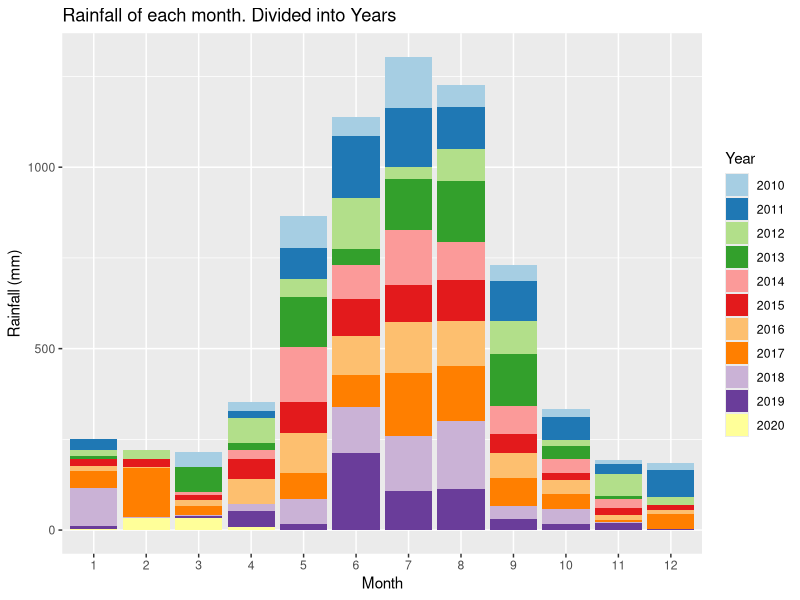
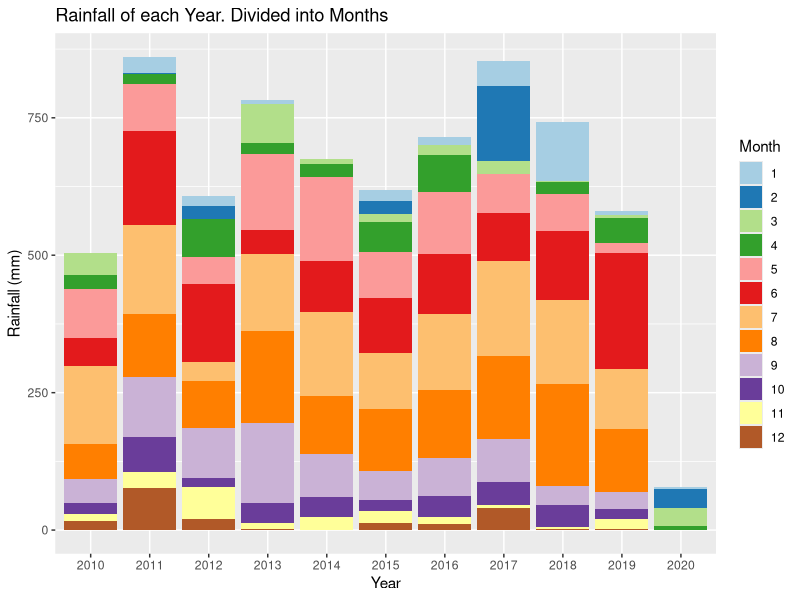
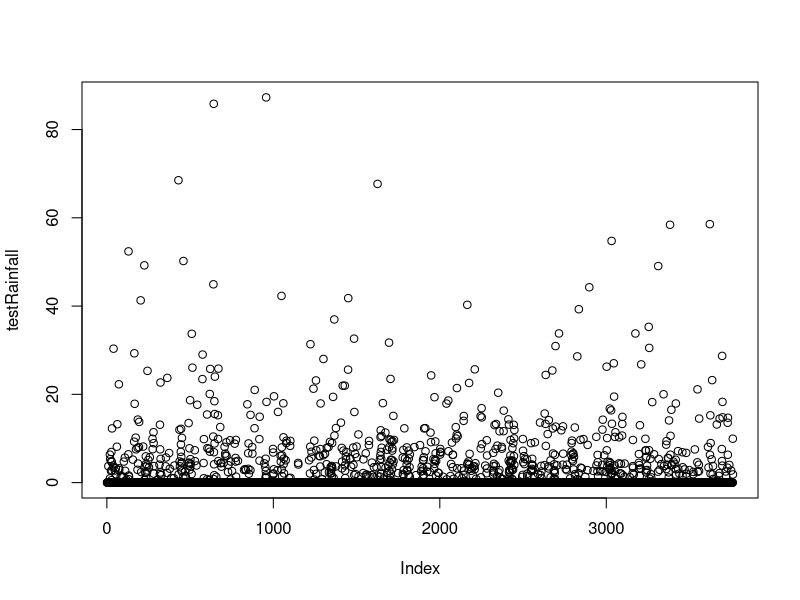
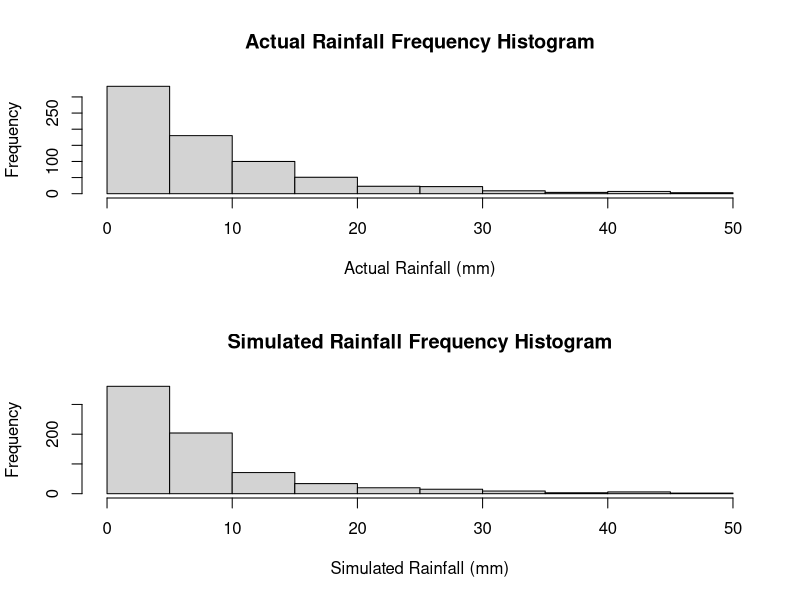
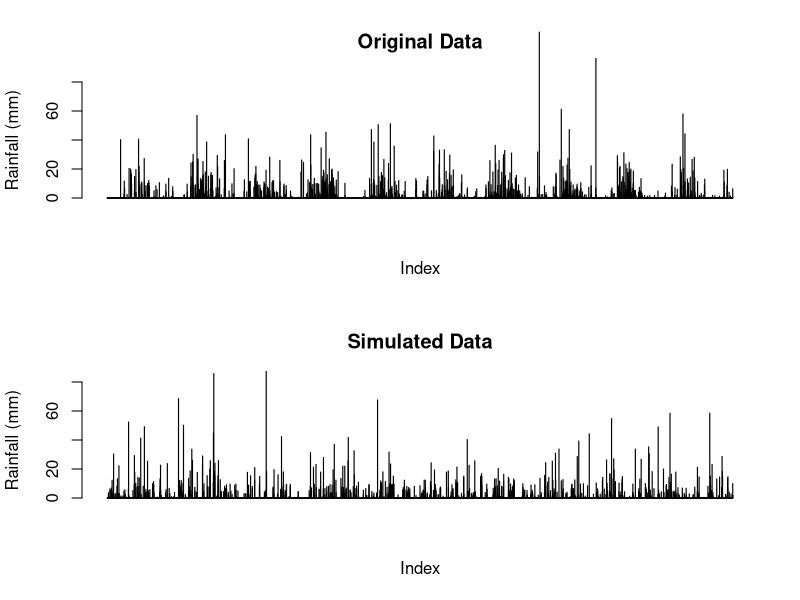
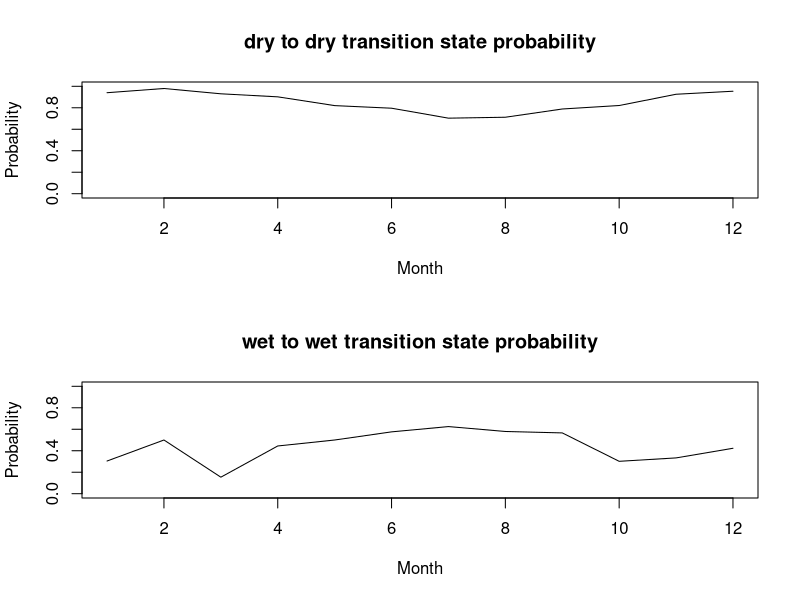
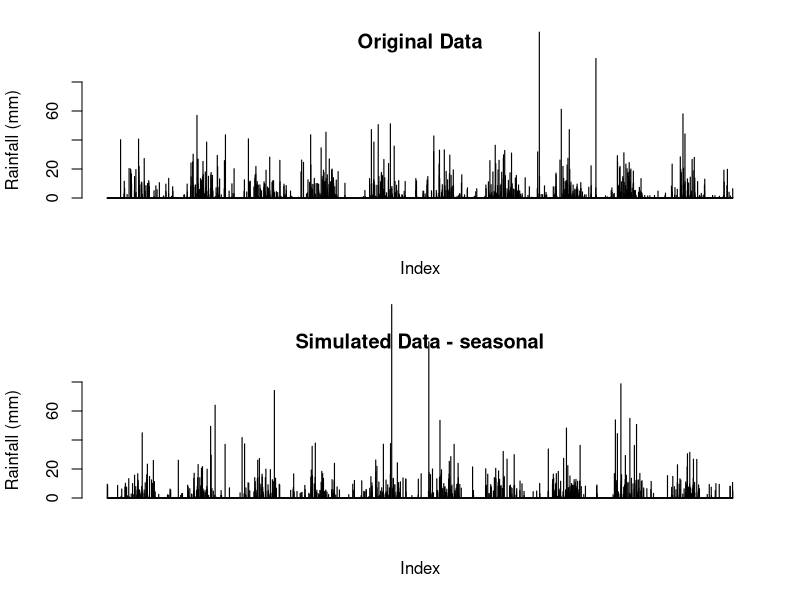
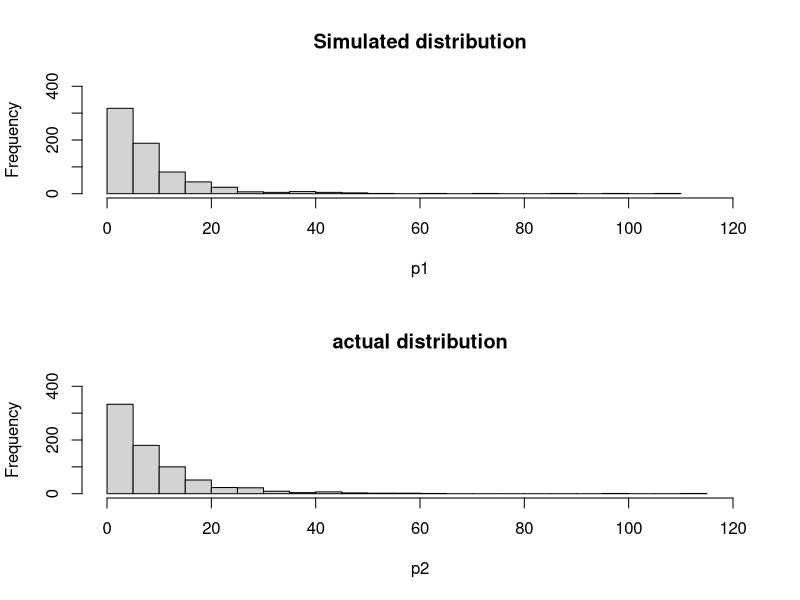

Generate these figures, in order, with R:
## ---- chunk 1
knitr::opts_chunk$set(echo = TRUE)
## ---- chunk 2
print('test')
## ---- chunk 3
data <-  read.csv("IDCJAC0009_009225_1800_Data.csv")
weather_data <- data
weather_data <- weather_data[which(is.na(weather_data$Rainfall.amount..millimetres.) == FALSE),]
## ---- chunk 4
range(weather_data$Year)
unique(weather_data$Bureau.of.Meteorology.station.number)
unique(weather_data$Product.code)
## ---- chunk 5
table(weather_data$Year, weather_data$Quality)
## ---- chunk 6
weather_data$date <- do.call(paste, c(weather_data[c("Day", "Month", "Year")], sep = "-"))
## ---- chunk 7
state <- function(x){
  stateList <- c()
  for(ii in 1:length(x)){
    if(x[ii] < 1){
      stateList <- c(stateList, "dry")
    }
    if(x[ii] >= 1){
      stateList <- c(stateList, "wet")
    }
  }
  return(stateList)
}
weather_data$state <- state(weather_data$Rainfall.amount..millimetres.)
## ---- chunk 8
transitionState <- function(x){
  transitionStateList <- c('') #can't find transition state of first observation
  for(i in 2:length(x)){
    if(x[i] == "dry"){
      if (x[i-1] == "dry"){
        transitionStateList <- c(transitionStateList, "DryToDry")
      }
      else {
        transitionStateList <- c(transitionStateList, "WetToDry")
      }
    }
    if(x[i] == "wet"){
      if (x[i-1] == "dry"){
        transitionStateList <- c(transitionStateList, "DryToWet")
      }
      else {
        transitionStateList <- c(transitionStateList, "WetToWet")
      }
    }
  }
  return(transitionStateList)
}
weather_data$transitionState <- transitionState(weather_data$state)
## ---- chunk 9
train_data <- subset(weather_data, Year >= 2010)
library(ggplot2)
library(RColorBrewer)
# some plots of rainfall data grouped by year and month

ggplot(train_data, aes(x = factor(Month), y = train_data$Rainfall.amount..millimetres., fill = factor(Year))) + 
  geom_bar(stat = "identity") + 
  scale_fill_brewer(palette = "Paired") + 
  xlab("Month")+
  ylab("Rainfall (mm)")+
  labs(fill = "Year")+
  ggtitle("Rainfall of each month. Divided into Years")

ggplot(train_data, aes(x = factor(Year), y = train_data$Rainfall.amount..millimetres., fill = factor(Month))) + 
  geom_bar(stat = "identity") + 
  scale_fill_brewer(palette = "Paired") + 
  xlab("Year")+
  ylab("Rainfall (mm)")+
  labs(fill = "Month")+
  ggtitle("Rainfall of each Year. Divided into Months")
## ---- chunk 10
table(train_data$Month, train_data$Year)
## ---- chunk 11
#Calculating transition state probabilities, in general (no respect to month/season)
weatherTable <- table(train_data$transitionState)

probWetToWet = weatherTable['WetToWet'] / (weatherTable['WetToWet'] + weatherTable['WetToDry'])
probWetToWet

probDryToDry = weatherTable['DryToDry'] / (weatherTable['DryToDry'] + weatherTable['DryToWet'])
probDryToDry
## ---- chunk 12
#Basic generator i hope - no seasonal variation

currentState = "dry" #can make this into a random choice later
                                              #choosing next state depending on probs calculated above
generateRainfallBasic <- function(genLength){
  rainAmountList <- c()
  for (i3 in 1:genLength){
    if (currentState == "dry"){
      if (runif(1) < probDryToDry){
        currentState = "dry"
      }
      else{
        currentState = "wet"
      }
    }
    else if (currentState == "wet"){
      if (runif(1) < probWetToWet){
        currentState = "wet"
      }
      else{
        currentState = "dry"
      }
    }
                                      #generating amount of rainfall if state is wet, else 0
    if (currentState == "wet"){
      rainAmount <- 5*exp(rnorm(1))
      rainAmountList <- c(rainAmountList, rainAmount)
    }
    else{
      rainAmountList <- c(rainAmountList, 0)
    }
  }
  return(rainAmountList)
}
## ---- chunk 13
#testing basic generator
testRainfall = generateRainfallBasic(3761)
plot(testRainfall)

par(mfrow=c(2,1))
hist(train_data$Rainfall.amount..millimetres.[train_data$Rainfall.amount..millimetres.>1 & train_data$Rainfall.amount..millimetres.<50], xlab = "Actual Rainfall (mm)", main = "Actual Rainfall Frequency Histogram")
hist(testRainfall[testRainfall > 1 & testRainfall <50], xlab = "Simulated Rainfall (mm)", main = "Simulated Rainfall Frequency Histogram")

par(mfrow=c(2,1))
barplot(train_data$Rainfall.amount..millimetres., ylim = c(0,80), main = "Original Data", ylab = "Rainfall (mm)", xlab = "Index")
barplot(testRainfall, ylim = c(0,80), main = "Simulated Data", ylab = "Rainfall (mm)", xlab = "Index")
## ---- chunk 14
#code to calculate transition probabilities for each month

transitonStatesMonthsFrame <- data.frame(list(rep(0, 12), list(rep(0, 12), list(rep(0, 12), list(rep(0, 12)))))) #initialising frame by creating 12x4 frame filled with zeroes
names(transitonStatesMonthsFrame) <- c('DryToDry', 'DryToWet', 'WetToDry', 'WetToWet') #name da columns

for (i4 in 1:dim(train_data)[1]){ #making dataframe with count of each transition state for each month
  tempTransitionState <- train_data[i4, 'transitionState']
  tempMonth <- train_data[i4, 'Month']
  transitonStatesMonthsFrame[tempMonth, tempTransitionState] <- transitonStatesMonthsFrame[tempMonth, tempTransitionState]+1
}
## ---- chunk 15
probTransitonStatesMonthsFrame<- transitonStatesMonthsFrame
for (i in 1:dim(transitonStatesMonthsFrame)[1]){ #calculating transition probs for each month in df
  
  probTransitonStatesMonthsFrame[i, 'DryToDry'] <- transitonStatesMonthsFrame[i, 'DryToDry'] / (transitonStatesMonthsFrame[i, 'DryToDry'] + transitonStatesMonthsFrame[i, 'DryToWet'])
  
  probTransitonStatesMonthsFrame[i, 'DryToWet'] <- transitonStatesMonthsFrame[i, 'DryToWet'] / (transitonStatesMonthsFrame[i, 'DryToDry'] + transitonStatesMonthsFrame[i, 'DryToWet'])
    
  probTransitonStatesMonthsFrame[i, 'WetToDry'] <- transitonStatesMonthsFrame[i, 'WetToDry'] / (transitonStatesMonthsFrame[i, 'WetToDry'] + transitonStatesMonthsFrame[i, 'WetToWet'])
    
  probTransitonStatesMonthsFrame[i, 'WetToWet'] <- transitonStatesMonthsFrame[i, 'WetToWet'] / (transitonStatesMonthsFrame[i, 'WetToDry'] + transitonStatesMonthsFrame[i, 'WetToWet'])
}
## ---- chunk 16
#showing how transition state probabilities vary for each month
plot(probTransitonStatesMonthsFrame$DryToDry, ylim = c(0,1), xlab = "Month", main = "dry to dry transition state probability", type = 'l', ylab = "Probability")
plot(probTransitonStatesMonthsFrame$WetToWet, ylim = c(0,1), xlab = "Month", main = "wet to wet transition state probability", type = 'l', ylab = "Probability")
## ---- chunk 17
#weather generator accounting  for seasonal variation of transition states or something i hope
#yes this is just a spicy version of basic generator it's mostly the same in fact if i forget to even do this it is the same

generateRainfallSeasonal <- function(input){
  currentState = "dry" #can make this into a random choice later
  rainAmountList <- c()
  for (i5 in 1:dim(input)[1]){
    if (currentState == "dry"){
      if (runif(1) < probTransitonStatesMonthsFrame[input[i5, 'Month'], 'DryToDry']){ #now inputs depending on the month of input
        currentState = "dry"
      }
      else{
        currentState = "wet"
      }
    }
    else if (currentState == "wet"){
      if (runif(1) < probTransitonStatesMonthsFrame[input[i5, 'Month'], 'WetToWet']){
        currentState = "wet"
      }
      else{
        currentState = "dry"
      }
    }
                                      #generating amount of rainfall if state is wet, else 0
    if (currentState == "wet"){
      rainAmount <- 5*exp(rnorm(1)) #now log-normal dist, 5 used because is close to mean of weather_data's / the mean of what exp(rnorm(1)) is by default
      rainAmountList <- c(rainAmountList, rainAmount)
    }
    else{
      rainAmountList <- c(rainAmountList, 0)
    }
  }
  return(rainAmountList)
}

## ---- chunk 18
#testing code for seasonal generator
inputSeasonalRainfall <- dplyr::select(train_data, 'Year', 'Month', 'Day') #using existing train data's dates to input to function, instead of putting in just how many to generate

testSeasonalRainfall = generateRainfallSeasonal(inputSeasonalRainfall)
## ---- chunk 19
par(mfrow=c(2,1))
barplot(train_data$Rainfall.amount..millimetres., ylim = c(0,80), main = "Original Data", ylab = "Rainfall (mm)", xlab = "Index")
barplot(testSeasonalRainfall, ylim = c(0,80), main = "Simulated Data - seasonal", ylab = "Rainfall (mm)", xlab = "Index")
## ---- chunk 20
#comparing log-normal against actual data, veeerryyyy close fit, will use log-normal for rainfall sim
p1 <- 5*exp(rnorm(732))
p1 <- p1[p1>1]
hist(p1, breaks = 30, xlim = c(0,120), ylim = c(0,400), main = "Simulated distribution")

p2 <- train_data$Rainfall.amount..millimetres.[train_data$Rainfall.amount..millimetres.>1]
hist(p2, breaks = 30, xlim = c(0,120), ylim = c(0,400), main = "actual distribution")

## ---- chunk 21
set.seed(100345)

sampID <- sample.int(nrow(train_data), size = 0.5*nrow(train_data), replace = FALSE)
train_data <- train_data[sampID,] # 50% of data for training
test_data <- train_data[-sampID,] # 50% for testing
## ---- chunk 22
#code to calculate transition probabilities for each month (copied from earlier)

transitonStatesMonthsFrame <- data.frame(list(rep(0, 12), list(rep(0, 12), list(rep(0, 12), list(rep(0, 12)))))) #initialising frame by creating 12x4 frame filled with zeroes
names(transitonStatesMonthsFrame) <- c('DryToDry', 'DryToWet', 'WetToDry', 'WetToWet') #name da columns

for (i4 in 1:dim(train_data)[1]){ #making dataframe with count of each transition state for each month
  tempTransitionState <- train_data[i4, 'transitionState']
  tempMonth <- train_data[i4, 'Month']
  transitonStatesMonthsFrame[tempMonth, tempTransitionState] <- transitonStatesMonthsFrame[tempMonth, tempTransitionState]+1
}
## ---- chunk 23
#also copied from earlier
probTransitonStatesMonthsFrame<- transitonStatesMonthsFrame
for (i in 1:dim(transitonStatesMonthsFrame)[1]){ #calculating transition probs for each month in df
  
  probTransitonStatesMonthsFrame[i, 'DryToDry'] <- transitonStatesMonthsFrame[i, 'DryToDry'] / (transitonStatesMonthsFrame[i, 'DryToDry'] + transitonStatesMonthsFrame[i, 'DryToWet'])
  
  probTransitonStatesMonthsFrame[i, 'DryToWet'] <- transitonStatesMonthsFrame[i, 'DryToWet'] / (transitonStatesMonthsFrame[i, 'DryToDry'] + transitonStatesMonthsFrame[i, 'DryToWet'])
    
  probTransitonStatesMonthsFrame[i, 'WetToDry'] <- transitonStatesMonthsFrame[i, 'WetToDry'] / (transitonStatesMonthsFrame[i, 'WetToDry'] + transitonStatesMonthsFrame[i, 'WetToWet'])
    
  probTransitonStatesMonthsFrame[i, 'WetToWet'] <- transitonStatesMonthsFrame[i, 'WetToWet'] / (transitonStatesMonthsFrame[i, 'WetToDry'] + transitonStatesMonthsFrame[i, 'WetToWet'])
}
## ---- chunk 24
#generate test data
testSeasonalRainfall50 = generateRainfallSeasonal(train_data)
## ---- chunk 25
par(mfrow = c(2, 1))

barplot(testSeasonalRainfall50, ylab = "Rainfall (mm)", xlab = "index", main = "Simulated data")
barplot(test_data$Rainfall.amount..millimetres., ylab = "Rainfall (mm)", xlab  = "index", main = "Actual data")
## ---- chunk 26
train_data <- subset(weather_data, Year >= 2010)
train10_data <- subset(weather_data, Year >= 2009 & Year < 2019)
data_2019 <- subset(weather_data, Year == 2019)
## ---- chunk 27
#code to calculate transition probabilities for each month (copied from earlier)

transitonStatesMonthsFrame <- data.frame(list(rep(0, 12), list(rep(0, 12), list(rep(0, 12), list(rep(0, 12)))))) #initialising frame by creating 12x4 frame filled with zeroes
names(transitonStatesMonthsFrame) <- c('DryToDry', 'DryToWet', 'WetToDry', 'WetToWet') #name da columns

for (i4 in 1:dim(train10_data)[1]){ #making dataframe with count of each transition state for each month
  tempTransitionState <- train10_data[i4, 'transitionState']
  tempMonth <- train10_data[i4, 'Month']
  transitonStatesMonthsFrame[tempMonth, tempTransitionState] <- transitonStatesMonthsFrame[tempMonth, tempTransitionState]+1
}
## ---- chunk 28
#also copied from earlier
probTransitonStatesMonthsFrame<- transitonStatesMonthsFrame
for (i in 1:dim(transitonStatesMonthsFrame)[1]){ #calculating transition probs for each month in df
  
  probTransitonStatesMonthsFrame[i, 'DryToDry'] <- transitonStatesMonthsFrame[i, 'DryToDry'] / (transitonStatesMonthsFrame[i, 'DryToDry'] + transitonStatesMonthsFrame[i, 'DryToWet'])
  
  probTransitonStatesMonthsFrame[i, 'DryToWet'] <- transitonStatesMonthsFrame[i, 'DryToWet'] / (transitonStatesMonthsFrame[i, 'DryToDry'] + transitonStatesMonthsFrame[i, 'DryToWet'])
    
  probTransitonStatesMonthsFrame[i, 'WetToDry'] <- transitonStatesMonthsFrame[i, 'WetToDry'] / (transitonStatesMonthsFrame[i, 'WetToDry'] + transitonStatesMonthsFrame[i, 'WetToWet'])
    
  probTransitonStatesMonthsFrame[i, 'WetToWet'] <- transitonStatesMonthsFrame[i, 'WetToWet'] / (transitonStatesMonthsFrame[i, 'WetToDry'] + transitonStatesMonthsFrame[i, 'WetToWet'])
}
## ---- chunk 29
# using month probabilites generate one years worth of data 
monthList <- subset(weather_data, Year == 2011) # a year that isn't a leap year to get the month list, as generation algorithm only requires months
monthList <- monthList['Month']
testSeasonalRainfall10 <- generateRainfallSeasonal(monthList)
## ---- chunk 30
#compare generated year against 2019
par(mfrow = c(2,1))
barplot(testSeasonalRainfall10, xlab = "Index", ylab = "Rainfall (mm)", main = "Simulated Rainfall")
barplot(data_2019$Rainfall.amount..millimetres., xlab = "Index", ylab = "Rainfall (mm)", main = "2019 Rainfall")


# check other years for comparison
par(mfrow = c(3,2))
barplot(testSeasonalRainfall10, xlab = "Index", ylab = "Rainfall (mm)", main = "Simulated Rainfall")
year <- subset(weather_data, Year == 2015)
barplot(year$Rainfall.amount..millimetres., xlab = "Index", ylab = "Rainfall (mm)", main = "2015 Rainfall")
year <- subset(weather_data, Year == 2008)
barplot(year$Rainfall.amount..millimetres., xlab = "Index", ylab = "Rainfall (mm)", main = "2008 Rainfall")
year <- subset(weather_data, Year == 2017)
barplot(year$Rainfall.amount..millimetres., xlab = "Index", ylab = "Rainfall (mm)", main = "2017 Rainfall")
year <- subset(weather_data, Year == 2007)
barplot(year$Rainfall.amount..millimetres., xlab = "Index", ylab = "Rainfall (mm)", main = "2007 Rainfall")
year <- subset(weather_data, Year == 2013)
barplot(year$Rainfall.amount..millimetres., xlab = "Index", ylab = "Rainfall (mm)", main = "2013 Rainfall")
rm(year)
